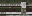

This game map was drawn from its Tiled (.tmx) file and the tilesets committed beside it. A one-line description and the full map source follow:
An orthogonal 2x1 tile map with 16x16 px tiles, 1 tile layer (Vrstva dlaždic 1).

<map version="1.0" tiledversion="1.1.6" orientation="orthogonal" renderorder="right-down" width="2" height="1" tilewidth="16" tileheight="16" infinite="0" nextobjectid="1">
 <tileset firstgid="1" name="ff4a_ouside01" tilewidth="16" tileheight="16" tilecount="736" columns="32">
  <image source="ff4a_ouside01.png" width="512" height="376" />
 </tileset>
 <layer name="Vrstva dlaždic 1" width="2" height="1">
  <data encoding="csv">
459,464
</data>
 </layer>
</map>
